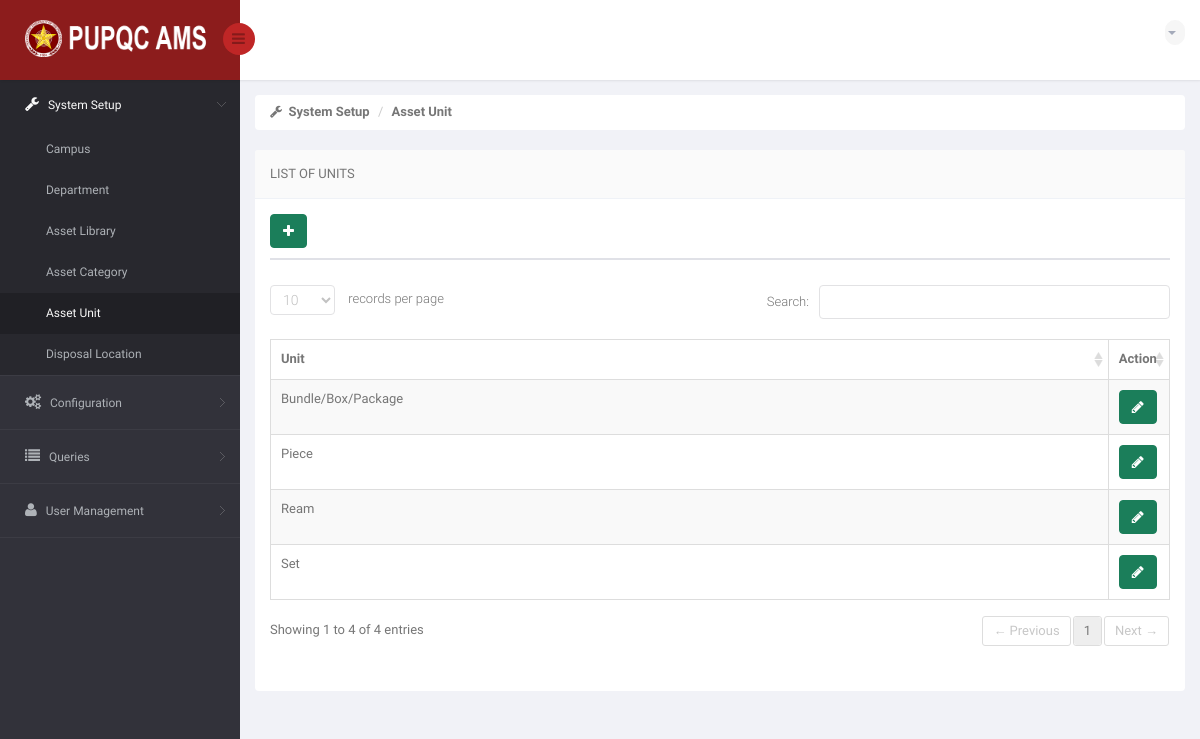
The app's page /DIR/Administrator/ADAssetUnit.php (signed in), older data.
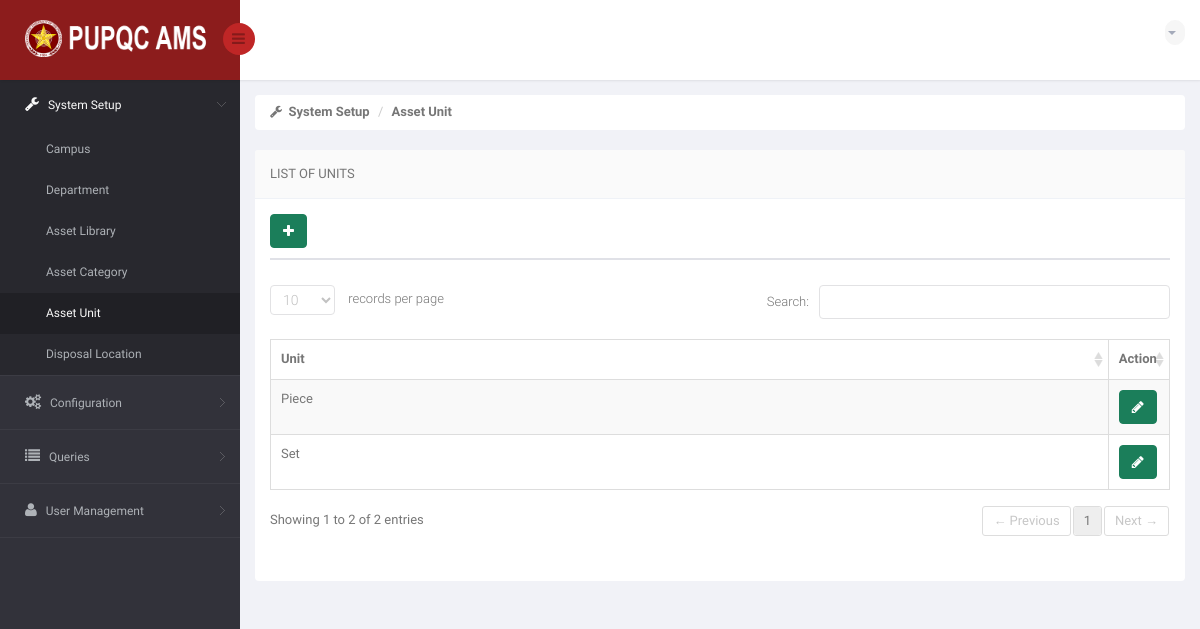
The same page, newer data.
### tables this page shows
CREATE TABLE `ams_r_asset_unit` (
  `UNT_ID` int(11) NOT NULL,
  `UNT_NAME` varchar(30) NOT NULL
);

### DIR/Administrator/ADAssetUnit.php (the view, shortened to what the changed rows need)
<!DOCTYPE html>
<html lang="en">
<head>
    <link href="../../bs3/css/bootstrap.min.css" rel="stylesheet">
    <link href="../../css/bootstrap-reset.css" rel="stylesheet">
    <link href="../../font-awesome/css/font-awesome.css" rel="stylesheet" />
    <link href="../../js/advanced-datatable/css/demo_page.css" rel="stylesheet" />
    <link href="../../js/advanced-datatable/css/demo_table.css" rel="stylesheet" />
    <link rel="stylesheet" href="../../js/data-tables/DT_bootstrap.css" />
    <link href="../../css/style.css" rel="stylesheet">
    <link href="../../css/style-responsive.css" rel="stylesheet" />
    <link href="../../js/iCheck/skins/minimal/minimal.css" rel="stylesheet">
    <link href="../../js/iCheck/skins/minimal/red.css" rel="stylesheet">
    <link href="../../js/iCheck/skins/minimal/green.css" rel="stylesheet">
    <link href="../../js/iCheck/skins/minimal/blue.css" rel="stylesheet">
    <link href="../../js/iCheck/skins/minimal/yellow.css" rel="stylesheet">
    <link href="../../js/iCheck/skins/minimal/purple.css" rel="stylesheet">
    <link href="../../js/iCheck/skins/square/square.css" rel="stylesheet">
    <link href="../../js/iCheck/skins/square/red.css" rel="stylesheet">
    <link href="../../js/iCheck/skins/square/green.css" rel="stylesheet">
    <link href="../../js/iCheck/skins/square/blue.css" rel="stylesheet">
    <link href="../../js/iCheck/skins/square/yellow.css" rel="stylesheet">
    <link href="../../js/iCheck/skins/square/purple.css" rel="stylesheet">
    <link href="../../js/iCheck/skins/flat/grey.css" rel="stylesheet">
    <link href="../../js/iCheck/skins/flat/red.css" rel="stylesheet">
    <link href="../../js/iCheck/skins/flat/green.css" rel="stylesheet">
    <link href="../../js/iCheck/skins/flat/blue.css" rel="stylesheet">
    <link href="../../js/iCheck/skins/flat/yellow.css" rel="stylesheet">
    <link href="../../js/iCheck/skins/flat/purple.css" rel="stylesheet">
    <link rel="stylesheet" type="text/css" href="../../js/select2/select2.css" />
    <link rel="stylesheet" type="text/css" href="../../js/bootstrap-daterangepicker/daterangepicker-bs3.css" />
    <link rel="stylesheet" type="text/css" href="../../js/bootstrap-datetimepicker/css/datetimepicker.css" />
    <link rel="stylesheet" type="text/css" href="../../js/bootstrap-datepicker/css/datepicker.css" />
    <link href="../../js/plugins/sweetalert/sweetalert.css" type="text/css" rel="stylesheet" media="screen,projection">
</head>
<body>
<section id="container" >
                <?php
                    include('../Connection/db.php');
                  ?>
    <section id="main-content">
        <section class="wrapper">
            <div class="row">
                <div class="col-sm-12">
                    <section class="panel">
                        <div class="panel-body">
                            <div class="row">
                                <div class="col-md-12">
                                </div>
                            </div>
                            <div class="row">
                                <div class="col-md-12">
                                </div>
                            </div>
                            <div class="adv-table">
                                <table  class="display table table-bordered table-striped tblCampusData" id="dynamic-table">
                                    <thead>
                                        <tr>
                                            <th style="width: 900px">Unit</th>
                                            <th style="width: 70px">Action</th>
                                        </tr>
                                    </thead>
                                    <tbody>
                                    <?php
                                        $sql = "SELECT * FROM ams_r_asset_unit";
                                        $result = mysqli_query($connection, $sql) or die("Bad Query: $sql");
                                        while($row = mysqli_fetch_assoc($result))
                                            {
                                              $id = $row['UNT_ID'];
                                              $unit = $row['UNT_NAME'];
                                    ?>
                                        <tr class="gradeX"">
                                            <td> <?php echo $unit; ?> </td>
                                            <td>
                                                <a data-toggle="modal" class="btn btn-success updateCampus" href="#myModalUpdate<?php echo $id ?>"><i class="fa fa-pencil"></i></a>
                                            </td>
                                        </tr>
                                    <?php
                                        }
                                    ?>
                                    </tbody>
                                </table>
                            </div>
                        </div>
                    </section>
                </div>
            </div>
        </section>
    </section>
</section>
</body>
</html>

Row changes from the older to the newer data that the page shows:
removed ams_r_asset_unit: UNT_NAME "Ream"
removed ams_r_asset_unit: UNT_NAME "Bundle/Box/Package"
Text that changed along with them:
text written by a page script: "records per page Search: Showing 1 to 4 of 4 entries ← Previous 1 Next →" → "records per page Search: Showing 1 to 2 of 2 entries ← Previous 1 Next →"
